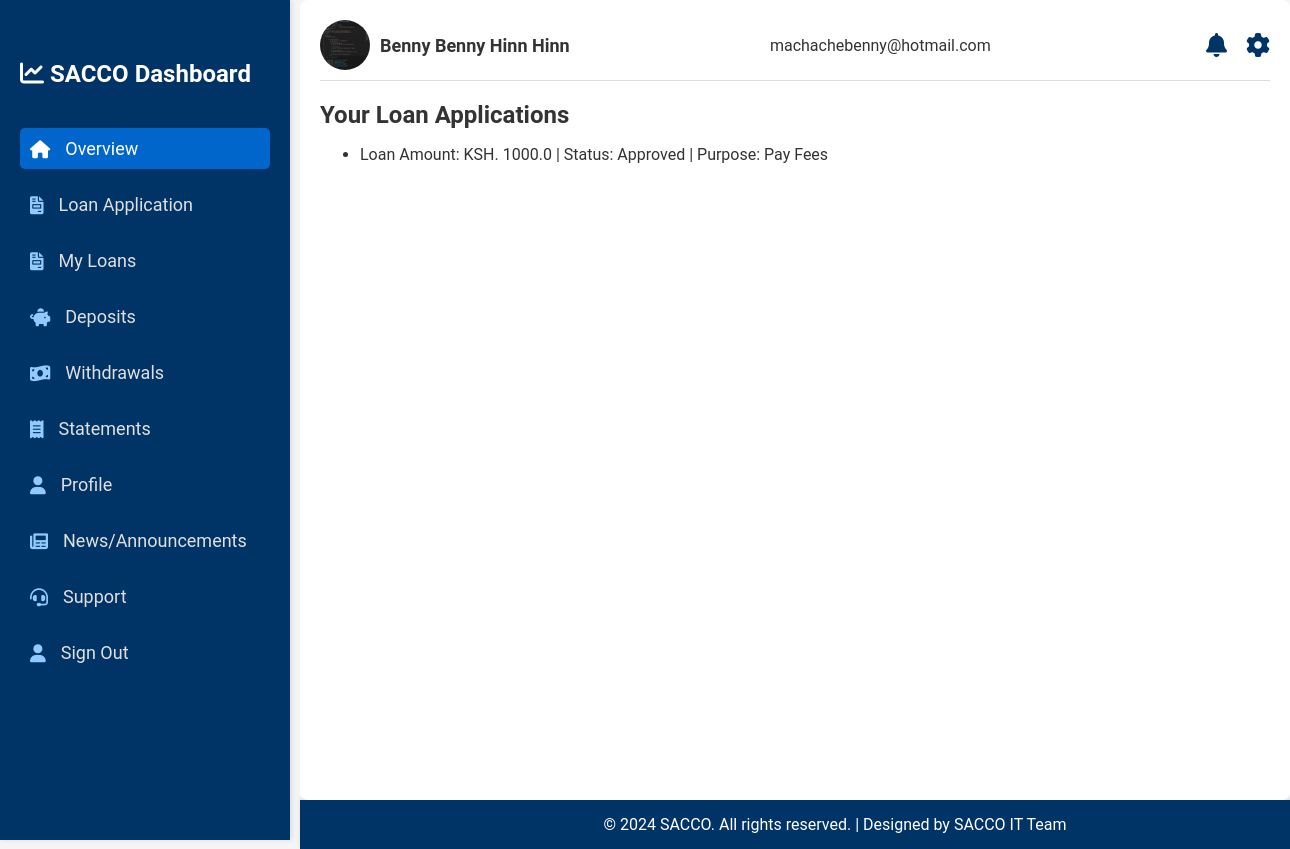
Before: /loan_application_status (signed in) with the older database file.
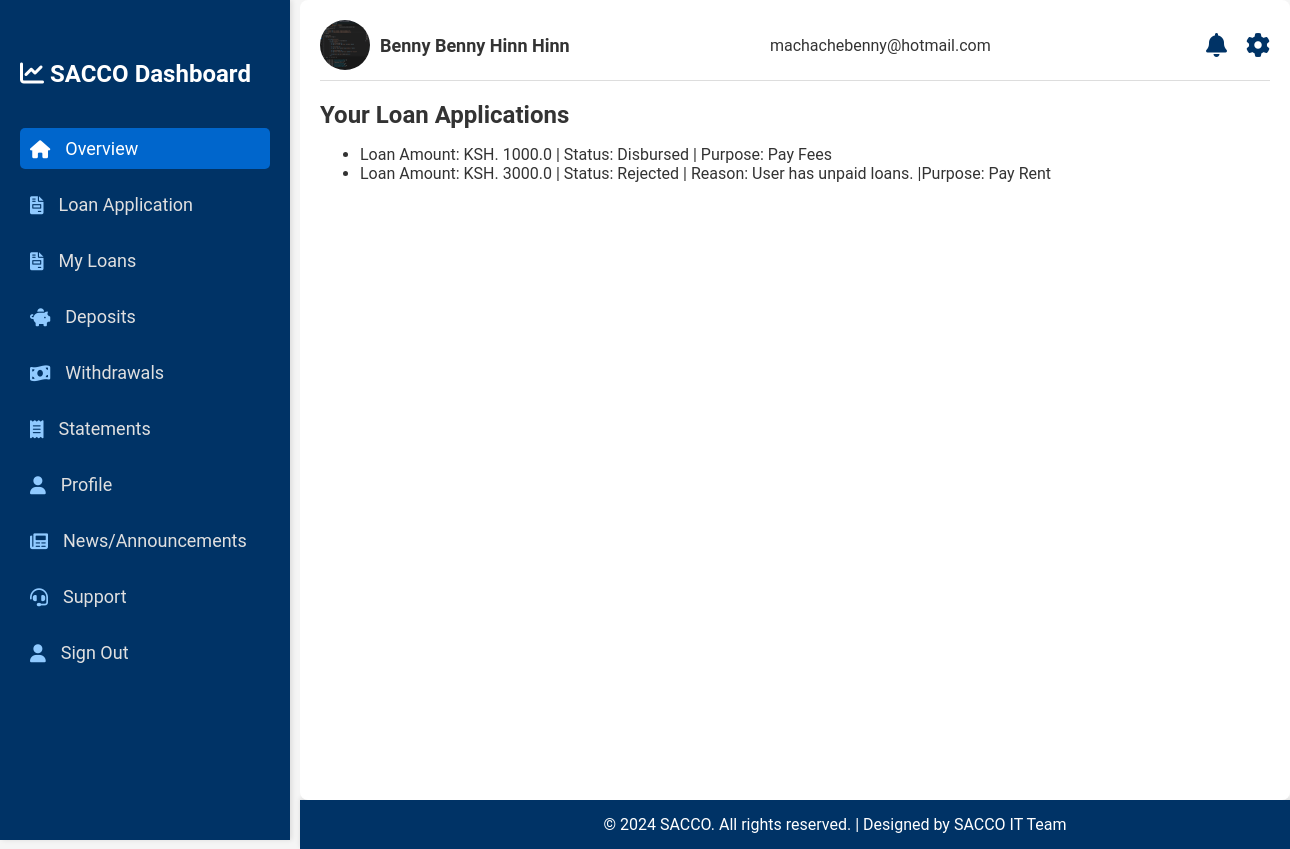
After: the same page with the newer database file.
### main_app/models.py (models this page shows)
class Loan(db.Model):
    id = db.Column(db.Integer, primary_key=True)
    user_id = db.Column(db.String(10), db.ForeignKey('user.user_id'), nullable=False)
    loan_amount = db.Column(db.Float, nullable=False)
    status = db.Column(db.String(20), nullable=False, default='Pending')
    rejection_reason = db.Column(db.String(120), nullable=True)
    loan_term = db.Column(db.Integer, nullable=False)
    purpose = db.Column(db.String(120), nullable=False)
    loan_user = db.relationship('User', back_populates='personal_loan', lazy=True)
    transactions = db.relationship('Transaction', back_populates='loan', lazy=True)
    disbursement = db.relationship('Disbursement', back_populates='loan', lazy=True)
    repayment = db.relationship('Repayment', back_populates='loan', lazy=True)

### main_app/routes.py (the view)
@app.route('/loan_application_status')
@login_required
def loan_application_status():
    loans = Loan.query.filter_by(user_id=current_user.user_id).all()
    return render_template('user/loan_status.html', loans=loans)

### main_app/models.py (called while the page is built)
@login_manager.user_loader
def load_user(user_id):
    user_id = str(user_id)
    if user_id.startswith('user_'):
        return User.query.get(user_id)
    elif user_id.startswith('admin_'):
        return Admin.query.get(user_id)
    return None  # Return None if no user/admin is found

### main_app/templates/user/loan_status.html
{% extends "user/layout.html" %}
{% block content %}
<h2>Your Loan Applications</h2>
<ul>
    {% for loan in loans %}
        {% if loan.rejection_reason %}
        <li>
            Loan Amount: KSH. {{ loan.loan_amount }} | Status: {{ loan.status }} | Reason: {{ loan.rejection_reason }} |Purpose: {{ loan.purpose }}
        </li>
        {% else %}
        <li>
            Loan Amount: KSH. {{ loan.loan_amount }} | Status: {{ loan.status }} | Purpose: {{ loan.purpose }}
        </li>
        {% endif %}
    {% endfor %}
</ul>
{% endblock %}

Changed rows visible on the page:
changed Loan "Pay Fees": status "Approved" → "Disbursed"
added Loan: loan_amount "3000.0", status "Rejected", rejection_reason "User has unpaid loans.", purpose "Pay Rent"
